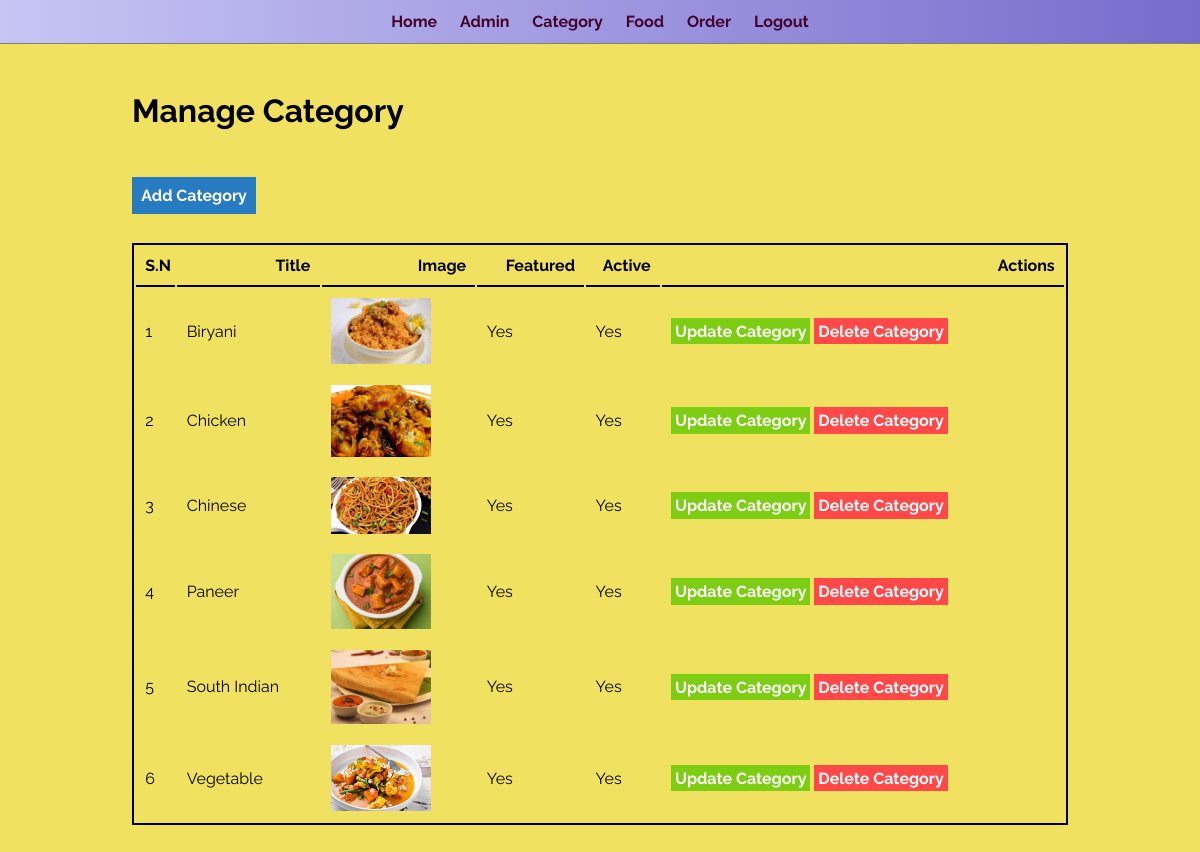
/food-order/admin/manage.category.php (signed in), run on the app's committed database.
### tables this page shows
CREATE TABLE `category` (
  `id` int(10) UNSIGNED NOT NULL,
  `title` varchar(100) NOT NULL,
  `image_name` varchar(255) NOT NULL,
  `featured` varchar(10) NOT NULL,
  `active` varchar(10) NOT NULL
);

### food-order/admin/manage.category.php (the view, shortened to what this page needs)
<?php include('partials/menu.php');?>
<link rel="stylesheet" href="../css/admin.css">
<div class="main-content">
  <div class="wrapper">
    <h1> Manage Category</h1>
    <br>
   <br /><br />
     <a href="<?php echo SITEURL; ?>admin/add.category.php" class="btn-primary">Add Category</a>
    <br >
    <br>
    <br>
   <table class="tbl">
     <tr>
       <th>S.N</th>
       <th>Title</th>
       <th>Image</th>
       <th>Featured</th>
       <th>Active</th>
       <th>Actions</th>
     </tr>
     <?php
       $sql="SELECT * FROM category";
       $res= mysqli_query($conn, $sql);
         if ($res==TRUE)
         {
           $count= mysqli_num_rows($res);
           $sn=1;
           if ($count>0)
           {
             while($rows=mysqli_fetch_assoc($res))
             {
               $id=$rows['id'];
               $title=$rows['title'];
               $image_name=$rows['image_name'];
               $featured=$rows['featured'];
               $active=$rows['active'];
               ?>
               <tr>
                 <td><?php echo $sn++; ?></td>
                 <td><?php echo $title; ?> </td>
                 <td>
                  <?php
                   if ($image_name!="")
                   {
                     ?>
                     <img src="<?php echo SITEURL; ?>/images/category/<?php echo $image_name;?>" width="100px">
                     <?php
                   }
                   else
                   {
                     echo "<div class='error'>Image not Added</div>";
                   }
                  ?>
                 </td>
                 <td><?php echo $featured; ?></td>
                 <td><?php echo $active; ?></td>
                 <td>
                  <a href="<?php echo SITEURL; ?>admin/update.category.php?id=<?php echo $id;  ?>" class="btn-secondary">Update Category</a>
                  <a href="<?php echo SITEURL; ?>admin/delete.category.php?id=<?php echo $id; ?>&image_name=<?php echo $image_name; ?>" class="btn-delete">Delete Category</a>
                 </td>
               </tr>
               <?php
              }
           }
           else
           {
           }
         }
      ?>
   </table>
</div>
</div>

### food-order/css/admin.css (style rules this page uses)
* { margin: 0 0; padding: 0 0; font-family: Arial, Helvetica, sans-serif; }
.wrapper { padding:1%; width: 80%; margin: 0 auto; }
.tbl { width:100%; border: 2px solid; }
table tr th { border-bottom: 2px solid black; padding:1%; text-align: right; }
table tr td { padding:1%; }
.btn-primary { background-color:#277BC0; padding: 1%; text-decoration:none; color: white; font-weight: bold; }
.btn-secondary { background-color:#7DCE13; padding: 1%; text-decoration:none; color: white; font-weight:bold; }
.btn-delete { background-color:#FF4949; padding: 1%; text-decoration:none; color: white; font-weight: bold; }
* { box-sizing: border-box; margin: 0; padding: 0; font-family: Raleway, sans-serif; }
body { background: linear-gradient(90deg, #C7C5F4, #776BCC); }
.main-content { background-color:#F0E161; padding: 3% 0; }

### data on the page
category: title "Biryani", image_name (picture), featured "Yes", active "Yes"
category: title "Chicken", image_name (picture), featured "Yes", active "Yes"
category: title "Chinese", image_name (picture), featured "Yes", active "Yes"
category: title "Paneer", image_name (picture), featured "Yes", active "Yes"
category: title "South Indian", image_name (picture), featured "Yes", active "Yes"
category: title "Vegetable", image_name (picture), featured "Yes", active "Yes"
